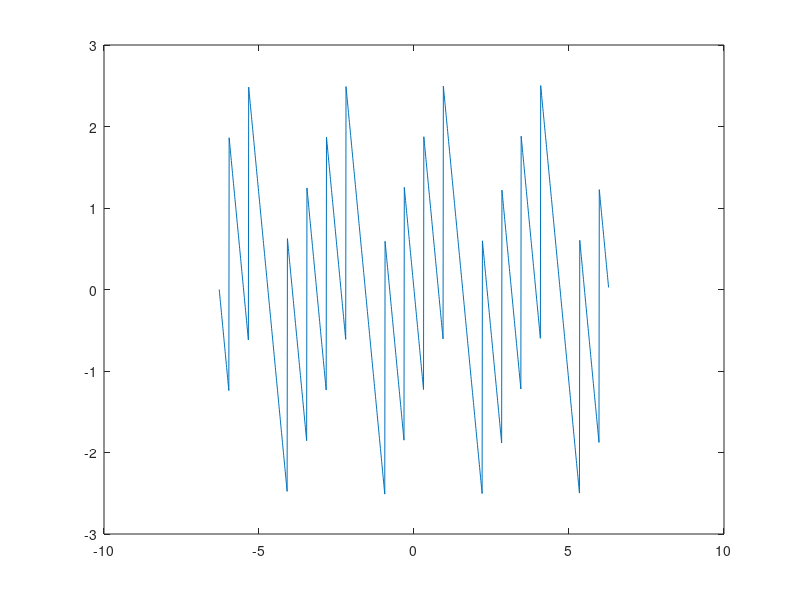

MATLAB code to generate this figure:
n = 0:1:1000;
yn = cos(pi*n/2);
wn_temp = ones(1,10);
wn = [wn_temp zeros(1, length(yn)-length(wn_temp))];
zn = yn.*wn;
w = -2*pi:0.01:2*pi;
Z = zn*exp(-j*n'*w);
%plot(w,Z);
%plot(w,abs(Z));
plot(w,angle(Z));